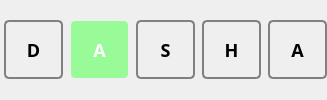
           <widget class="QWidget" name="howToPlayEx2" native="true">
            <property name="styleSheet">
             <string notr="true">QLabel {
	font-family: Yu Ghotic UI Semibold;
	font-weight: bold;
	font-size: 18px;
	min-height: 55;
	min-width: 55;
	max-height: 55;
	max-width: 55;
	border: 2px solid gray;
	border-radius: 5px;
}</string>
            </property>
            <layout class="QGridLayout" name="gridLayout_3">
             <property name="sizeConstraint">
              <enum>QLayout::SetDefaultConstraint</enum>
             </property>
             <property name="leftMargin">
              <number>4</number>
             </property>
             <property name="topMargin">
              <number>0</number>
             </property>
             <property name="rightMargin">
              <number>0</number>
             </property>
             <property name="bottomMargin">
              <number>0</number>
             </property>
             <property name="spacing">
              <number>7</number>
             </property>
             <item row="2" column="6">
              <widget class="QLabel" name="howToPlaylet5">
               <property name="palette">
                <palette>
                 <active>
                  <colorrole role="WindowText">
                   <brush brushstyle="SolidPattern">
                    <color alpha="255">
                     <red>0</red>
                     <green>0</green>
                     <blue>0</blue>
                    </color>
                   </brush>
                  </colorrole>
                 </active>
                 <inactive>
                  <colorrole role="WindowText">
                   <brush brushstyle="SolidPattern">
                    <color alpha="255">
                     <red>0</red>
                     <green>0</green>
                     <blue>0</blue>
                    </color>
                   </brush>
                  </colorrole>
                 </inactive>
                 <disabled/>
                </palette>
               </property>
               <property name="text">
                <string>A</string>
               </property>
               <property name="alignment">
                <set>Qt::AlignCenter</set>
               </property>
              </widget>
             </item>
             <item row="2" column="3">
              <widget class="QLabel" name="howToPlaylet3">
               <property name="sizePolicy">
                <sizepolicy hsizetype="Preferred" vsizetype="Preferred">
                 <horstretch>0</horstretch>
                 <verstretch>0</verstretch>
                </sizepolicy>
               </property>
               <property name="palette">
                <palette>
                 <active>
                  <colorrole role="WindowText">
                   <brush brushstyle="SolidPattern">
                    <color alpha="255">
                     <red>0</red>
                     <green>0</green>
                     <blue>0</blue>
                    </color>
                   </brush>
                  </colorrole>
                 </active>
                 <inactive>
                  <colorrole role="WindowText">
                   <brush brushstyle="SolidPattern">
                    <color alpha="255">
                     <red>0</red>
                     <green>0</green>
                     <blue>0</blue>
                    </color>
                   </brush>
                  </colorrole>
                 </inactive>
                 <disabled/>
                </palette>
               </property>
               <property name="text">
                <string>S</string>
               </property>
               <property name="alignment">
                <set>Qt::AlignCenter</set>
               </property>
              </widget>
             </item>
             <item row="2" column="2">
              <widget class="QLabel" name="howToPlaylet2">
               <property name="styleSheet">
                <string notr="true">background-color: #98fb98;
color: white;
border-style: hidden;</string>
               </property>
               <property name="text">
                <string>A</string>
               </property>
               <property name="alignment">
                <set>Qt::AlignCenter</set>
               </property>
              </widget>
             </item>
             <item row="2" column="1">
              <widget class="QLabel" name="howToPlaylet1">
               <property name="palette">
                <palette>
                 <active>
                  <colorrole role="WindowText">
                   <brush brushstyle="SolidPattern">
                    <color alpha="255">
                     <red>0</red>
                     <green>0</green>
                     <blue>0</blue>
                    </color>
                   </brush>
                  </colorrole>
                 </active>
                 <inactive>
                  <colorrole role="WindowText">
                   <brush brushstyle="SolidPattern">
                    <color alpha="255">
                     <red>0</red>
                     <green>0</green>
                     <blue>0</blue>
                    </color>
                   </brush>
                  </colorrole>
                 </inactive>
                 <disabled/>
                </palette>
               </property>
               <property name="text">
                <string>D</string>
               </property>
               <property name="alignment">
                <set>Qt::AlignCenter</set>
               </property>
              </widget>
             </item>
             <item row="2" column="5">
              <widget class="QLabel" name="howToPlaylet4">
               <property name="palette">
                <palette>
                 <active>
                  <colorrole role="WindowText">
                   <brush brushstyle="SolidPattern">
                    <color alpha="255">
                     <red>0</red>
                     <green>0</green>
                     <blue>0</blue>
                    </color>
                   </brush>
                  </colorrole>
                 </active>
                 <inactive>
                  <colorrole role="WindowText">
                   <brush brushstyle="SolidPattern">
                    <color alpha="255">
                     <red>0</red>
                     <green>0</green>
                     <blue>0</blue>
                    </color>
                   </brush>
                  </colorrole>
                 </inactive>
                 <disabled/>
                </palette>
               </property>
               <property name="text">
                <string>H</string>
               </property>
               <property name="alignment">
                <set>Qt::AlignCenter</set>
               </property>
              </widget>
             </item>
            </layout>
           </widget>
